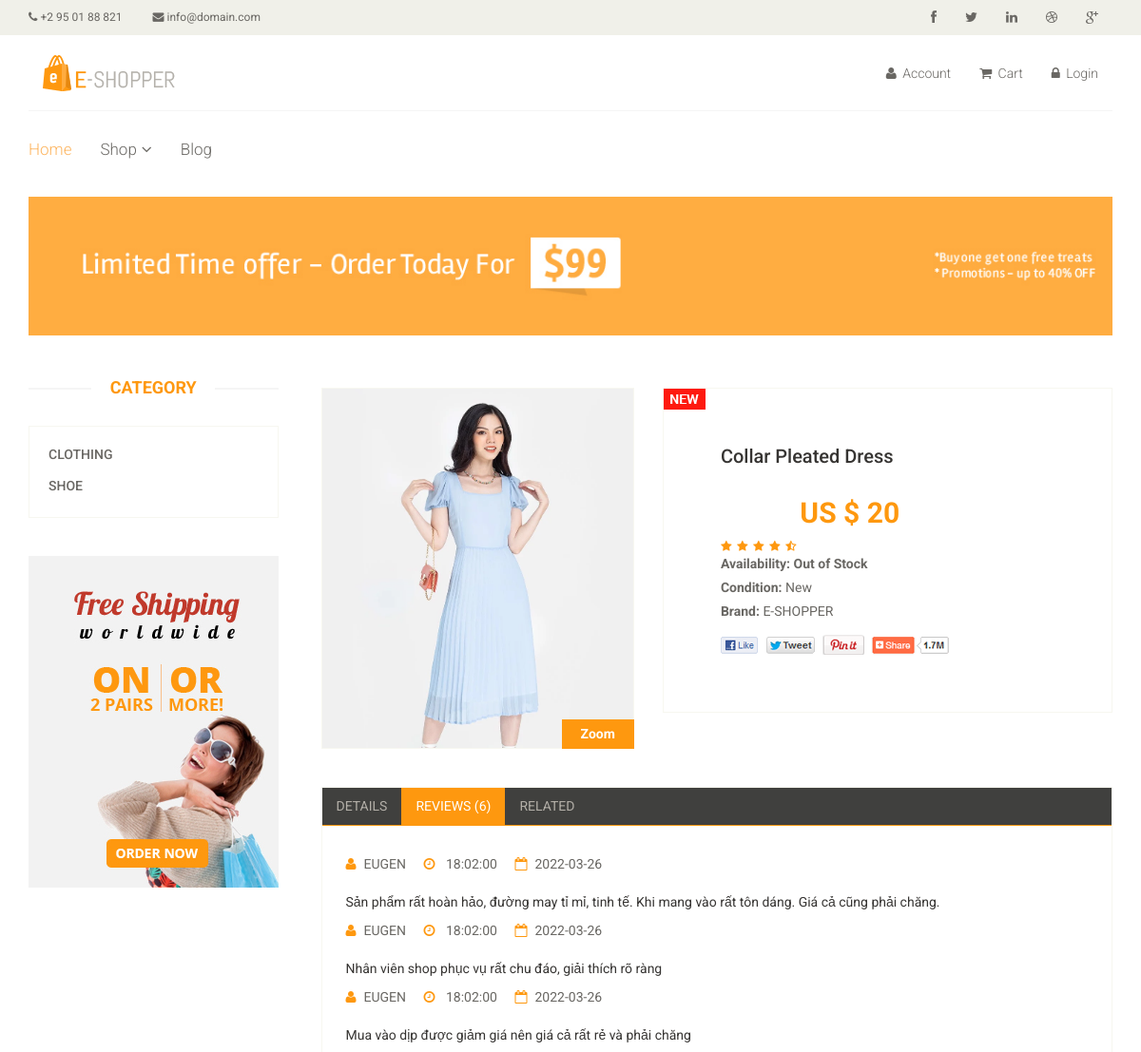
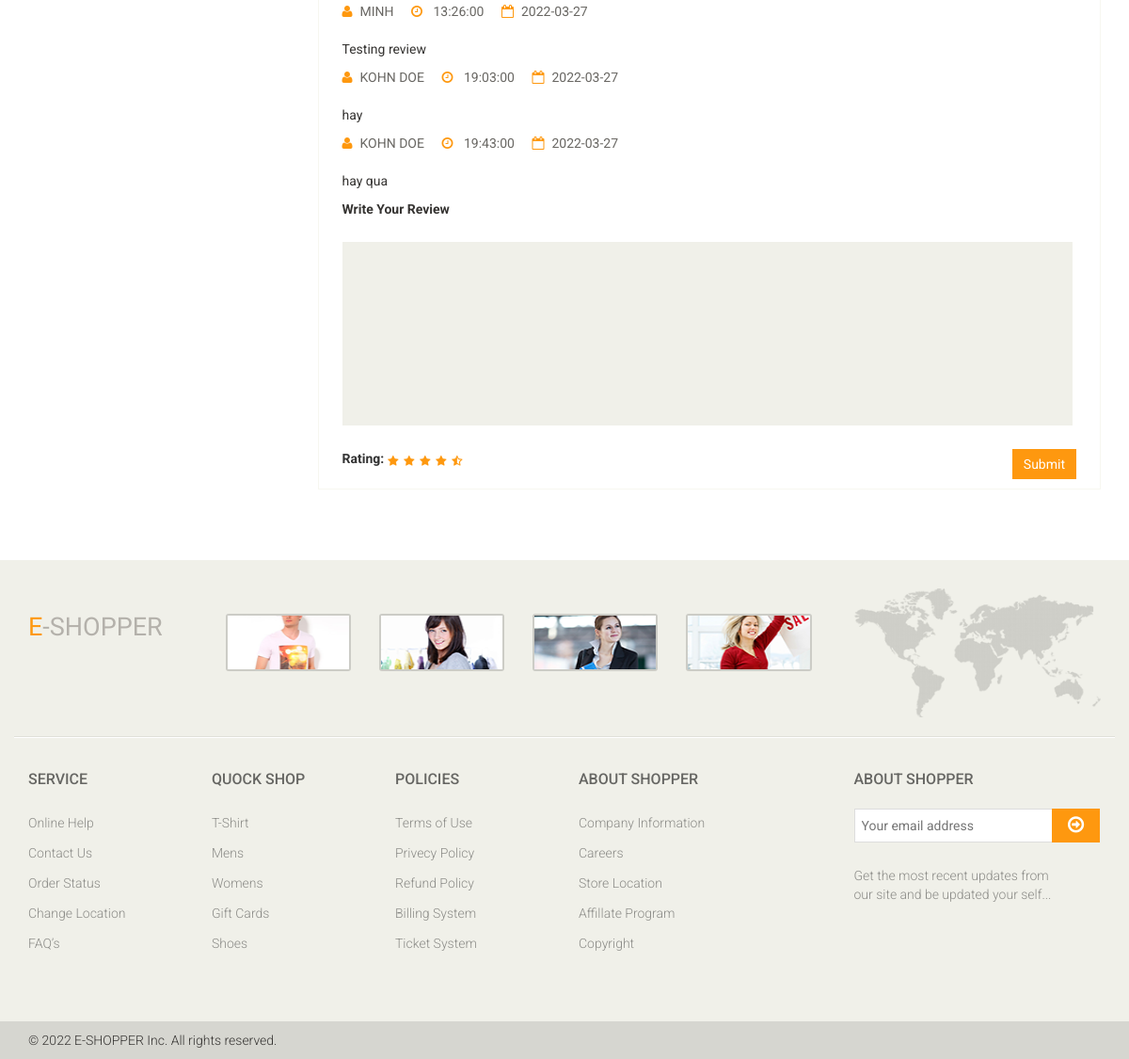
The page /?quanly=product&id=1 on the database its author committed (2 pictures, top to bottom).
### tables this page shows
CREATE TABLE `categories` (
  `id` int(11) NOT NULL,
  `name` varchar(255) NOT NULL
);

CREATE TABLE `clothes` (
  `id` int(11) NOT NULL,
  `status` enum('hide','active','delete') DEFAULT NULL,
  `img` varchar(255) DEFAULT NULL,
  `title` varchar(255) DEFAULT NULL,
  `description` varchar(255) DEFAULT NULL,
  `category` int(11) NOT NULL,
  `sex` enum('men','women','kid','unisex') DEFAULT NULL,
  `price` float DEFAULT NULL,
  `quantity` int(11) DEFAULT NULL
);

CREATE TABLE `reviews` (
  `STT` int(11) NOT NULL,
  `id` int(11) NOT NULL,
  `date` date NOT NULL,
  `time` time NOT NULL,
  `name` varchar(50) NOT NULL,
  `email` text NOT NULL,
  `review` text NOT NULL
);

### include/product-details.php (the view, shortened to what this page needs)
<?php include_once('database/connect.php');
if (isset($_GET['id'])) {
	$id = $_GET['id'];
	$sql_detail = mysqli_query($con, "SELECT * FROM clothes WHERE '$id' = id ");
	$review = mysqli_query($con, "SELECT * from reviews where id ='$id'");
}
?>
		<div class="col-sm-9 padding-right">
			<div class="product-details">
				<div class="col-sm-5">
					<div class="view-product">
						<?php
						$product = mysqli_fetch_array($sql_detail);
						?>
						<img src=" <?php echo $product['img'] ?>" alt="Hình ảnh minh họa" />
						<h3>Zoom</h3>
					</div>
				</div>
				<div class="col-sm-7">
					<div class="product-information">
						<img src="images/product-details/new.jpg" class="newarrival" alt="" />
						<h2 id="product-title"> <?php echo $product['title'] ?></h2>
						<img src="images/product-details/rating.png" alt="" />
						<span>
							<span>US $ <?php echo $product['price'] ?></span>
						</span>
						<p><b>Availability:
								<?php if ($product['quantity'] > 0) echo $product['quantity'];
								else echo 'Out of Stock';
								?> </b> </p>
						<p><b>Condition:</b> New</p>
						<p><b>Brand:</b> E-SHOPPER</p>
						<a href=""><img src="images/product-details/share.png" class="share img-responsive" alt="" /></a>
					</div>
				</div>
			</div>
			<div class="category-tab shop-details-tab">
				<div class="col-sm-12">
					<ul class="nav nav-tabs">
						<li><a href="#details" data-toggle="tab">Details</a></li>
						<?php $num_review = mysqli_num_rows($review); ?>
						<li class="active"><a href="#reviews" data-toggle="tab">Reviews (<?php echo $num_review ?>)</a></li>
						<li><a href="#related" data-toggle="tab">Related</a></li>
					</ul>
				</div>
				<div class="tab-content">
					<div class="tab-pane fade active in" id="reviews">
						<div class="col-sm-12">
						<?php   while ($fetch_row = mysqli_fetch_array($review)) {?>
							<ul>
								<li><a href=""><i class="fa fa-user"></i><?php echo $fetch_row['name'] ?></a></li>
								<li><a href=""><i class="fa fa-clock-o"></i> <?php echo $fetch_row['time'] ?></a></li>
								<li><a href=""><i class="fa fa-calendar-o"></i><?php echo $fetch_row['date'] ?></a></li>
							</ul>
							<p> <?php echo $fetch_row['review'] ?></p>
						<?php } ?>
						</div>
						<p><b>Write Your Review</b></p>
						<form id="form-review" action="#">
							<textarea id="review" value=""></textarea>
							<b>Rating: </b> <img src="images/product-details/rating.png" alt="" />
							<button id="submit-review" product-id="<?php echo $_GET['id'] ?>" type="button" class="btn btn-default pull-right">
								Submit
							</button>
						</form>
					</div>
				</div>
			</div>
		</div>

### include/category-sidebar.php (shortened to what this page needs)
<div class="col-sm-3">
					<div class="left-sidebar">
						<h2>Category</h2>
						<div class="panel-group category-products" id="accordian">
						<?php
	$query = "select * from categories where 1";
	$result = mysqli_query($con, $query);
	while($row = mysqli_fetch_array($result)){
		$name=$row["name"];
	?>
		<div class="panel panel-default">
			<div class="panel-heading">
				<h4 class="panel-title"><a class="cate" id="<?=$name?>"	href="?quanly=product&category=<?=$name?>"><?= $name; ?></a></h4>
			</div>
		</div>
<?php }	?>
</div>
	<div class="shipping text-center">
		<img src="images/home/shipping.jpg" alt="" />
	</div>
</div>
</div>

### rows shown on the page
categories: name "CLOTHING"
categories: name "SHOE"
clothes: img (picture), title "Collar Pleated Dress", price "20"
reviews: name "EUGEN", time "18:02:00", date "2022-03-26", review "Sản phẩm rất hoàn hảo, đường may tỉ mỉ, tinh tế. Khi mang vào rất tôn dáng. Giá cả cũng phải chăng."
reviews: name "EUGEN", time "18:02:00", date "2022-03-26", review "Nhân viên shop phục vụ rất chu đáo, giải thích rõ ràng"
reviews: name "EUGEN", time "18:02:00", date "2022-03-26", review "Mua vào dịp được giảm giá nên giá cả rất rẻ và phải chăng"
reviews: name "MINH", time "13:26:00", date "2022-03-27", review "Testing review"
reviews: name "KOHN DOE", time "19:03:00", date "2022-03-27", review "hay"
reviews: name "KOHN DOE", time "19:43:00", date "2022-03-27", review "hay qua"

### other values the page prints
$num_review "6"
